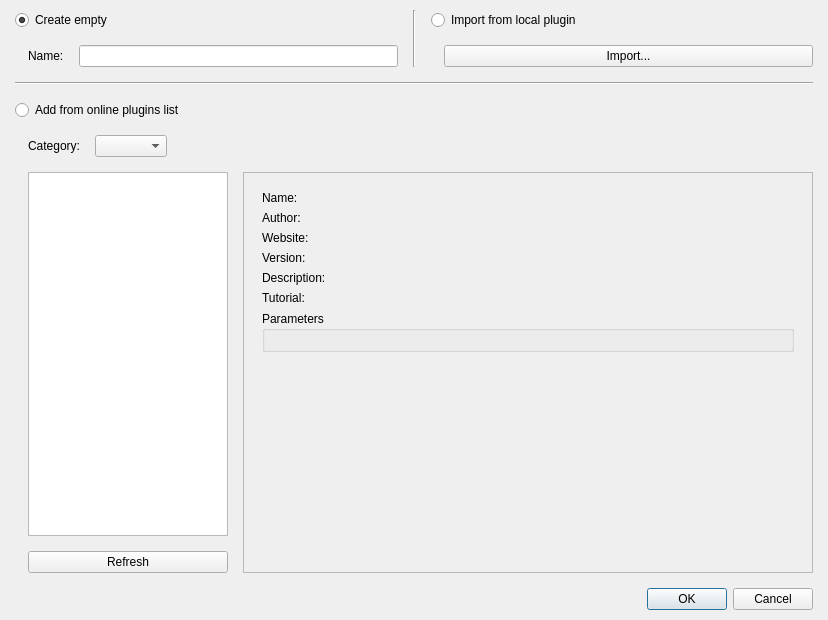
<?xml version="1.0" encoding="UTF-8"?>
<ui version="4.0">
 <class>DialogSystemPlugin</class>
 <widget class="QDialog" name="DialogSystemPlugin">
  <property name="geometry">
   <rect>
    <x>0</x>
    <y>0</y>
    <width>828</width>
    <height>614</height>
   </rect>
  </property>
  <property name="windowTitle">
   <string>Dialog</string>
  </property>
  <layout class="QGridLayout" name="gridLayout_4">
   <property name="leftMargin">
    <number>15</number>
   </property>
   <property name="topMargin">
    <number>10</number>
   </property>
   <property name="rightMargin">
    <number>15</number>
   </property>
   <property name="bottomMargin">
    <number>10</number>
   </property>
   <item row="0" column="0">
    <layout class="QVBoxLayout" name="verticalLayout_7" stretch="1,0">
     <property name="spacing">
      <number>15</number>
     </property>
     <item>
      <layout class="QVBoxLayout" name="verticalLayout_6" stretch="0,0,0,1">
       <item>
        <layout class="QHBoxLayout" name="horizontalLayout_4" stretch="1,0,1">
         <item>
          <layout class="QVBoxLayout" name="verticalLayout" stretch="0,0,1">
           <item>
            <widget class="QRadioButton" name="radioButtonEmpty">
             <property name="text">
              <string>Create empty</string>
             </property>
             <property name="checked">
              <bool>true</bool>
             </property>
            </widget>
           </item>
           <item>
            <layout class="QHBoxLayout" name="horizontalLayout_2" stretch="0,0,1">
             <item>
              <spacer name="horizontalSpacer_2">
               <property name="orientation">
                <enum>Qt::Horizontal</enum>
               </property>
               <property name="sizeHint" stdset="0">
                <size>
                 <width>13</width>
                 <height>20</height>
                </size>
               </property>
              </spacer>
             </item>
             <item>
              <widget class="QLabel" name="labelName">
               <property name="text">
                <string>Name:</string>
               </property>
              </widget>
             </item>
             <item>
              <widget class="QLineEdit" name="lineEditName"/>
             </item>
            </layout>
           </item>
           <item>
            <spacer name="verticalSpacer">
             <property name="orientation">
              <enum>Qt::Vertical</enum>
             </property>
             <property name="sizeHint" stdset="0">
              <size>
               <width>168</width>
               <height>13</height>
              </size>
             </property>
            </spacer>
           </item>
          </layout>
         </item>
         <item>
          <widget class="Line" name="line">
           <property name="orientation">
            <enum>Qt::Vertical</enum>
           </property>
          </widget>
         </item>
         <item>
          <layout class="QVBoxLayout" name="verticalLayout_2" stretch="0,0,1">
           <item>
            <widget class="QRadioButton" name="radioButtonLocal">
             <property name="text">
              <string>Import from local plugin</string>
             </property>
            </widget>
           </item>
           <item>
            <layout class="QHBoxLayout" name="horizontalLayout_3" stretch="0,1">
             <item>
              <spacer name="horizontalSpacer_3">
               <property name="orientation">
                <enum>Qt::Horizontal</enum>
               </property>
               <property name="sizeHint" stdset="0">
                <size>
                 <width>13</width>
                 <height>20</height>
                </size>
               </property>
              </spacer>
             </item>
             <item>
              <widget class="QPushButton" name="pushButtonImport">
               <property name="text">
                <string>Import...</string>
               </property>
              </widget>
             </item>
            </layout>
           </item>
           <item>
            <spacer name="verticalSpacer_2">
             <property name="orientation">
              <enum>Qt::Vertical</enum>
             </property>
             <property name="sizeHint" stdset="0">
              <size>
               <width>238</width>
               <height>13</height>
              </size>
             </property>
            </spacer>
           </item>
          </layout>
         </item>
        </layout>
       </item>
       <item>
        <widget class="Line" name="line_2">
         <property name="orientation">
          <enum>Qt::Horizontal</enum>
         </property>
        </widget>
       </item>
       <item>
        <widget class="QRadioButton" name="radioButtonOnline">
         <property name="text">
          <string>Add from online plugins list</string>
         </property>
        </widget>
       </item>
       <item>
        <layout class="QHBoxLayout" name="horizontalLayout_6" stretch="0,1">
         <item>
          <spacer name="horizontalSpacer_4">
           <property name="orientation">
            <enum>Qt::Horizontal</enum>
           </property>
           <property name="sizeHint" stdset="0">
            <size>
             <width>13</width>
             <height>438</height>
            </size>
           </property>
          </spacer>
         </item>
         <item>
          <layout class="QVBoxLayout" name="verticalLayout_4">
           <item>
            <layout class="QHBoxLayout" name="horizontalLayout" stretch="0,0,1">
             <item>
              <widget class="QLabel" name="labelCategory">
               <property name="text">
                <string>Category:</string>
               </property>
              </widget>
             </item>
             <item>
              <widget class="QComboBox" name="comboBoxCategory"/>
             </item>
             <item>
              <spacer name="horizontalSpacer">
               <property name="orientation">
                <enum>Qt::Horizontal</enum>
               </property>
               <property name="sizeHint" stdset="0">
                <size>
                 <width>268</width>
                 <height>20</height>
                </size>
               </property>
              </spacer>
             </item>
            </layout>
           </item>
           <item>
            <layout class="QHBoxLayout" name="horizontalLayout_5" stretch="0,1">
             <item>
              <layout class="QVBoxLayout" name="verticalLayout_3">
               <item>
                <widget class="QTreeView" name="treeViewOnline">
                 <property name="minimumSize">
                  <size>
                   <width>200</width>
                   <height>0</height>
                  </size>
                 </property>
                 <property name="maximumSize">
                  <size>
                   <width>200</width>
                   <height>16777215</height>
                  </size>
                 </property>
                </widget>
               </item>
               <item>
                <widget class="QPushButton" name="pushButtonRefresh">
                 <property name="text">
                  <string>Refresh</string>
                 </property>
                </widget>
               </item>
              </layout>
             </item>
             <item>
              <widget class="QScrollArea" name="scrollArea">
               <property name="widgetResizable">
                <bool>true</bool>
               </property>
               <widget class="QWidget" name="scrollAreaWidgetContents">
                <property name="geometry">
                 <rect>
                  <x>0</x>
                  <y>0</y>
                  <width>559</width>
                  <height>399</height>
                 </rect>
                </property>
                <layout class="QGridLayout" name="gridLayout">
                 <item row="0" column="0">
                  <widget class="QWidget" name="widget" native="true">
                   <layout class="QGridLayout" name="gridLayout_3">
                    <item row="0" column="0">
                     <layout class="QVBoxLayout" name="verticalLayout_5">
                      <item>
                       <widget class="QLabel" name="labelOnlineName">
                        <property name="text">
                         <string>Name:</string>
                        </property>
                       </widget>
                      </item>
                      <item>
                       <widget class="QLabel" name="labelAuthor">
                        <property name="text">
                         <string>Author:</string>
                        </property>
                       </widget>
                      </item>
                      <item>
                       <widget class="QLabel" name="labelWebsite">
                        <property name="text">
                         <string>Website:</string>
                        </property>
                       </widget>
                      </item>
                      <item>
                       <widget class="QLabel" name="labelVersion">
                        <property name="text">
                         <string>Version:</string>
                        </property>
                       </widget>
                      </item>
                      <item>
                       <widget class="QLabel" name="labelDescritpion">
                        <property name="text">
                         <string>Description:</string>
                        </property>
                       </widget>
                      </item>
                      <item>
                       <widget class="QLabel" name="labelTutorial">
                        <property name="text">
                         <string>Tutorial:</string>
                        </property>
                       </widget>
                      </item>
                      <item>
                       <widget class="QGroupBox" name="groupBoxParameters">
                        <property name="title">
                         <string>Parameters</string>
                        </property>
                        <layout class="QGridLayout" name="gridLayout_2">
                         <item row="0" column="0">
                          <widget class="QWidget" name="widgetParameters" native="true"/>
                         </item>
                        </layout>
                       </widget>
                      </item>
                      <item>
                       <spacer name="verticalSpacer_3">
                        <property name="orientation">
                         <enum>Qt::Vertical</enum>
                        </property>
                        <property name="sizeHint" stdset="0">
                         <size>
                          <width>20</width>
                          <height>40</height>
                         </size>
                        </property>
                       </spacer>
                      </item>
                     </layout>
                    </item>
                   </layout>
                  </widget>
                 </item>
                </layout>
               </widget>
              </widget>
             </item>
            </layout>
           </item>
          </layout>
         </item>
        </layout>
       </item>
      </layout>
     </item>
     <item>
      <widget class="QDialogButtonBox" name="buttonBox">
       <property name="orientation">
        <enum>Qt::Horizontal</enum>
       </property>
       <property name="standardButtons">
        <set>QDialogButtonBox::Cancel|QDialogButtonBox::Ok</set>
       </property>
      </widget>
     </item>
    </layout>
   </item>
  </layout>
 </widget>
 <resources/>
 <connections>
  <connection>
   <sender>buttonBox</sender>
   <signal>accepted()</signal>
   <receiver>DialogSystemPlugin</receiver>
   <slot>accept()</slot>
   <hints>
    <hint type="sourcelabel">
     <x>248</x>
     <y>254</y>
    </hint>
    <hint type="destinationlabel">
     <x>157</x>
     <y>274</y>
    </hint>
   </hints>
  </connection>
  <connection>
   <sender>buttonBox</sender>
   <signal>rejected()</signal>
   <receiver>DialogSystemPlugin</receiver>
   <slot>reject()</slot>
   <hints>
    <hint type="sourcelabel">
     <x>316</x>
     <y>260</y>
    </hint>
    <hint type="destinationlabel">
     <x>286</x>
     <y>274</y>
    </hint>
   </hints>
  </connection>
 </connections>
</ui>
